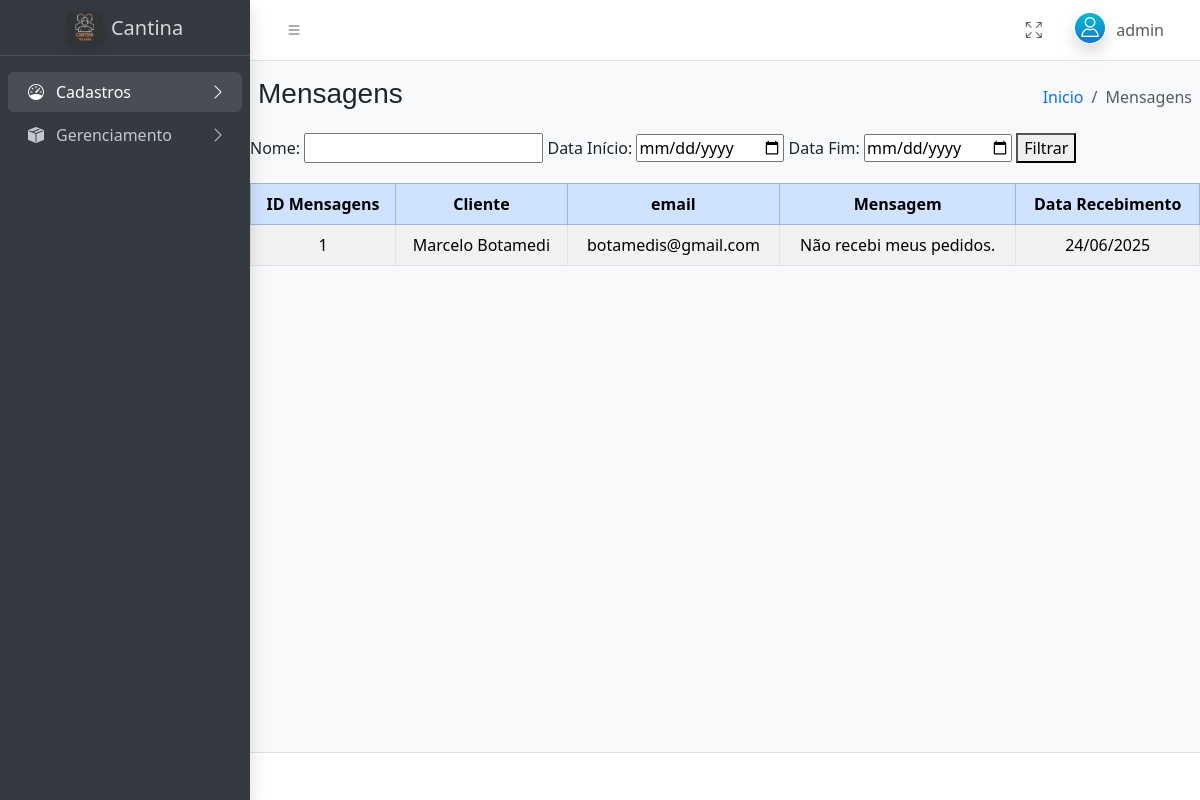
Before: /admin/admin.php?pg=Mensagens (signed in) with the older database file.
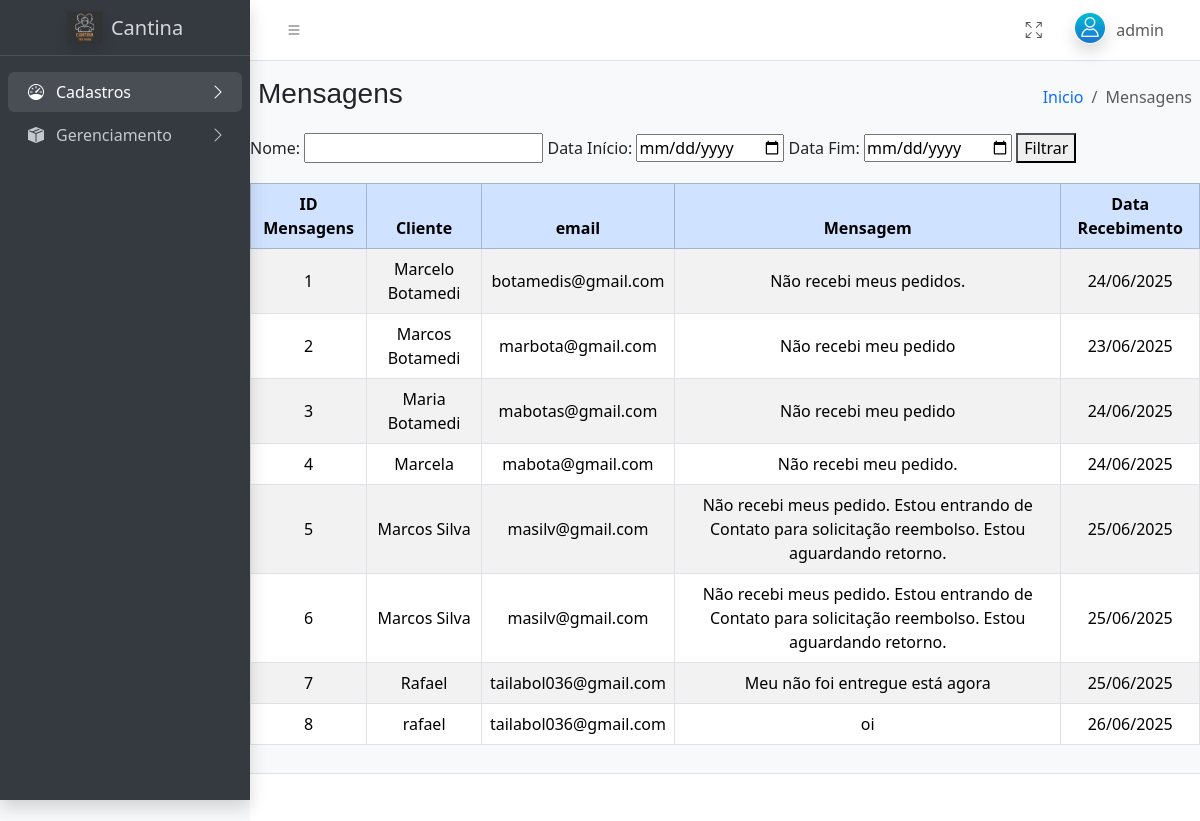
After: the same page with the newer database file.
### tables this page shows
CREATE TABLE IF NOT EXISTS `tb_contato` (
  `id` int(11) NOT NULL AUTO_INCREMENT,
  `nome` varchar(255) NOT NULL,
  `email` varchar(255) NOT NULL,
  `mensagem` text NOT NULL,
  `created_at` timestamp NULL DEFAULT current_timestamp(),
  PRIMARY KEY (`id`)
);

### admin/gerenciamento/mensagens/index.php (the view, shortened to what this page needs)
<?php
include('../includes/conexao.php');
$nome = isset($_GET['nome']) ? mysqli_real_escape_string($conexao, trim($_GET['nome'])) : '';
$data_inicio = isset($_GET['data_inicio']) ? $_GET['data_inicio'] : '';
$data_fim = isset($_GET['data_fim']) ? $_GET['data_fim'] : '';
if (empty($nome) && empty($data_inicio) && empty($data_fim)) {
    $mensagens = "select *from tb_contato";
} else {
    $mensagens = "select *from tb_contato where nome like '%".$nome."%' and created_at >= '$data_inicio' and created_at <='$data_fim' order by created_at desc";
}
$resultado = mysqli_query($conexao, $mensagens);
?>
<form method="get" action="" style="margin-bottom: 20px;">
    <label for="nome">Nome:</label>
    <input type="text" name="nome" id="nome">
    <label for="data_inicio">Data Início:</label>
    <input type="date" name="data_inicio" id="data_inicio">
    <label for="data_fim">Data Fim:</label>
    <input type="date" name="data_fim" id="data_fim">
    <button type="submit">Filtrar</button>
</form>
<div class="table-responsive">
    <table class="table table-striped table-hover table-bordered align-middle">
        <thead class="table-primary">
            <tr>
                <th class="text-center">ID Mensagens</th>
                <th class="text-center">Cliente</th>
                <th class="text-center">email</th>
                <th class="text-center">Mensagem</th>
                <th class="text-center">Data Recebimento</th>
            </tr>
        </thead>
        <tbody>
            <?php if (mysqli_num_rows($resultado) > 0): ?>
                <?php while ($row = mysqli_fetch_assoc($resultado)): ?>
                    <tr>
                        <td class="text-center"><?php echo htmlspecialchars($row['id']); ?></td>
                        <td class="text-center"><?php echo htmlspecialchars($row['nome']); ?></td>
                        <td class="text-center"><?php echo htmlspecialchars($row['email']); ?></td>
                        <td class="text-center"><?php echo htmlspecialchars($row['mensagem']); ?></td>
                        <td class="text-center"><?php echo date('d/m/Y', strtotime($row['created_at'])); ?></td>
                    </tr>
                <?php endwhile; ?>
            <?php else: ?>
                <tr>
                    <td colspan="8" class="text-center">Nenhum pedido encontrado.</td>
                </tr>
            <?php endif; ?>
        </tbody>
    </table>
</div>

### admin/admin.php (shortened to what this page needs)
<!doctype html>
<html lang="pt-br">
<head>
  <link
    rel="stylesheet"
    href="https://cdn.jsdelivr.net/npm/@fontsource/source-sans-3@5.0.12/index.css"
 />
  <link
    rel="stylesheet"
    href="https://cdn.jsdelivr.net/npm/overlayscrollbars@2.10.1/styles/overlayscrollbars.min.css"
 />
  <link
    rel="stylesheet"
    href="https://cdn.jsdelivr.net/npm/bootstrap-icons@1.11.3/font/bootstrap-icons.min.css"
 />
  <link rel="stylesheet" href="../css/adminlte.css" />
  <link rel="stylesheet" href="../css/inicio.css" />
  <link rel="stylesheet" href="../css/navbar.css" />
  <link
    rel="stylesheet"
    href="https://cdn.jsdelivr.net/npm/apexcharts@3.37.1/dist/apexcharts.css"
 />
  <link
    rel="stylesheet"
    href="https://cdn.jsdelivr.net/npm/jsvectormap@1.5.3/dist/css/jsvectormap.min.css"
 />
</head>
<body class="layout-fixed sidebar-expand-lg bg-body-tertiary">
  <div class="app-wrapper">
    <nav class="app-header navbar navbar-expand bg-body">
      <div class="container-fluid">
        <ul class="navbar-nav">
          <li class="nav-item">
            <a class="nav-link" data-lte-toggle="sidebar" href="#" role="button">
              <i class="bi bi-list"></i>
            </a>
          </li>
        </ul>
        <ul class="navbar-nav ms-auto">
          <li class="nav-item">
            <a class="nav-link" href="#" data-lte-toggle="fullscreen">
              <i data-lte-icon="maximize" class="bi bi-arrows-fullscreen"></i>
            </a>
          </li>
          <li class="nav-item dropdown user-menu">
            <a href="#" class="nav-link dropdown-toggle" data-bs-toggle="dropdown">
              <img
                src="../assets/img/avatar.png"
                class="user-image rounded-circle shadow"
                alt="User Image" />
              <span class="d-none d-md-inline">
                <?php
                if (isset($_SESSION['usuario']['nome'])) {
                  echo htmlspecialchars($_SESSION['usuario']['nome']);
                } else {
                  echo 'Usuário';
                }
                ?>
              </span>
            </a>
          </li>
        </ul>
      </div>
    </nav>
    <aside class="app-sidebar bg-body-secondary shadow" data-bs-theme="dark">
      <div class="sidebar-brand">
        <a href="index.php" class="brand-link">
          <img
            src="../assets/img/logo_copia01.png"
            alt=" Cantina Logo"
            class="brand-image opacity-75 shadow" />
          <span class="brand-text fw-light">Cantina</span>
        </a>
      </div>
      <div class="sidebar-wrapper">
        <nav class="mt-2">
          <ul
            class="nav sidebar-menu flex-column"
            data-lte-toggle="treeview"
            role="menu"
            data-accordion="false">
            <li class="nav-item">
              <a href="#" class="nav-link active">
                <i class="nav-icon bi bi-speedometer"></i>
                <p>
                  Cadastros
                </p>
              </a>
            </li>
            <li class="nav-item">
              <a href="#" class="nav-link">
                <i class="nav-icon bi bi-box-seam-fill"></i>
                <p>
                  Gerenciamento
                </p>
              </a>
            </li>
          </ul>
        </nav>
      </div>
    </aside>
    <main class="app-main">
      <div class="app-content-header">
        <div class="container-fluid">
          <div class="row">
            <?php
            if (isset($_GET["pg"])) {
              $paginaAtual = $_GET["pg"];
            } else {
              $paginaAtual = 'Dashboard';
            }
            ?>
            <div class="col-sm-6">
              <h3 class="mb-0"><?php echo htmlspecialchars($paginaAtual); ?></h3>
            </div>
            <div class="col-sm-6">
              <ol class="breadcrumb float-sm-end">
                <li class="breadcrumb-item"><a href="admin.php">Inicio</a></li>
                <li class="breadcrumb-item active" aria-current="page"><?php echo htmlspecialchars($paginaAtual); ?></li>
              </ol>
            </div>
          </div>
        </div>
      </div>
      <?php
      if (isset($_GET["pg"])) {
        switch ($_GET["pg"]) {
          case "Mensagens":
            $incluir = "gerenciamento/mensagens/index.php";
            break;
        }
        include($incluir);
      } else {
        include("cards.php");
        include("gerenciamento/pdv.php");
      }
      ?>
    </main>
    <footer class="app-footer">
    </footer>
  </div>
</body>
</html>

### css/navbar.css (style rules this page uses)
.navbar { background-color: rgba(0, 0, 0, 0.791); color: white; padding: 10px 20px; display: flex; flex-direction: column; align-items: stretch; }

Changed rows visible on the page:
added tb_contato: id "2", nome "Marcos Botamedi", email "marbota@gmail.com", mensagem "Não recebi meu pedido", created_at "23/06/2025"
added tb_contato: id "3", nome "Maria Botamedi", email "mabotas@gmail.com", mensagem "Não recebi meu pedido", created_at "24/06/2025"
added tb_contato: id "4", nome "Marcela", email "mabota@gmail.com", mensagem "Não recebi meu pedido.", created_at "24/06/2025"
added tb_contato: id "5", nome "Marcos Silva", email "masilv@gmail.com", mensagem "Não recebi meus pedido. Estou entrando de Contato para solicitação reembolso. Estou aguardando retorno.", created_at "25/06/2025"
added tb_contato: id "6", nome "Marcos Silva", email "masilv@gmail.com", mensagem "Não recebi meus pedido. Estou entrando de Contato para solicitação reembolso. Estou aguardando retorno.", created_at "25/06/2025"
added tb_contato: id "7", nome "Rafael", email "tailabol036@gmail.com", mensagem "Meu não foi entregue está agora", created_at "25/06/2025"
added tb_contato: id "8", nome "rafael", email "tailabol036@gmail.com", mensagem "oi", created_at "26/06/2025"
